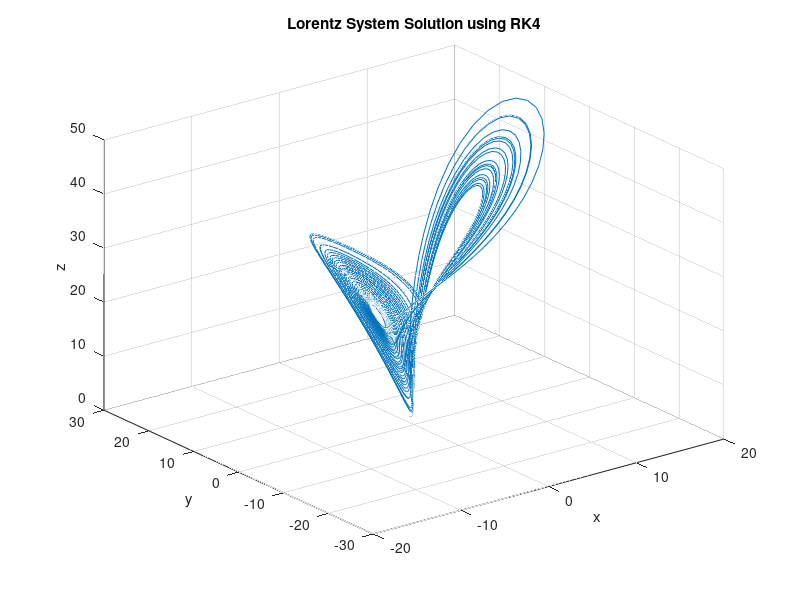

The MATLAB script that drew this image:
function lorentzRK4()
    % Parameters
    sigma = 10;
    beta = 8/3;
    rho = 28;
    
    % Initial conditions
    x0 = 0;
    y0 = 1;
    z0 = 1.05;
    
    % Time span
    tspan = [0 50];
    t = tspan(1):0.01:tspan(2);
    
    % Solve using Runge-Kutta method
    [t,xyz] = rk4(@(t,xyz) lorentzODE(t,xyz,sigma,beta,rho), tspan, [x0; y0; z0]);
    
    % Plotting
    figure;
    plot3(xyz(1,:), xyz(2,:), xyz(3,:));
    xlabel('x'); ylabel('y'); zlabel('z');
    title('Lorentz System Solution using RK4');
    grid on;
end

function dxyzdt = lorentzODE(~, xyz, sigma, beta, rho)
    x = xyz(1);
    y = xyz(2);
    z = xyz(3);
    dxdt = sigma * (y - x);
    dydt = x * (rho - z) - y;
    dzdt = x * y - beta * z;
    dxyzdt = [dxdt; dydt; dzdt];
end

function [t, xyz] = rk4(odefun, tspan, y0)
    % Fourth-order Runge-Kutta method
    h = 0.01; % Step size
    t = tspan(1):h:tspan(2);
    n = length(t);
    xyz = zeros(length(y0), n);
    xyz(:,1) = y0;
    for i = 1:n-1
        k1 = h * odefun(t(i), xyz(:,i));
        k2 = h * odefun(t(i) + h/2, xyz(:,i) + k1/2);
        k3 = h * odefun(t(i) + h/2, xyz(:,i) + k2/2);
        k4 = h * odefun(t(i) + h, xyz(:,i) + k3);
        xyz(:,i+1) = xyz(:,i) + (k1 + 2*k2 + 2*k3 + k4) / 6;
    end
end
